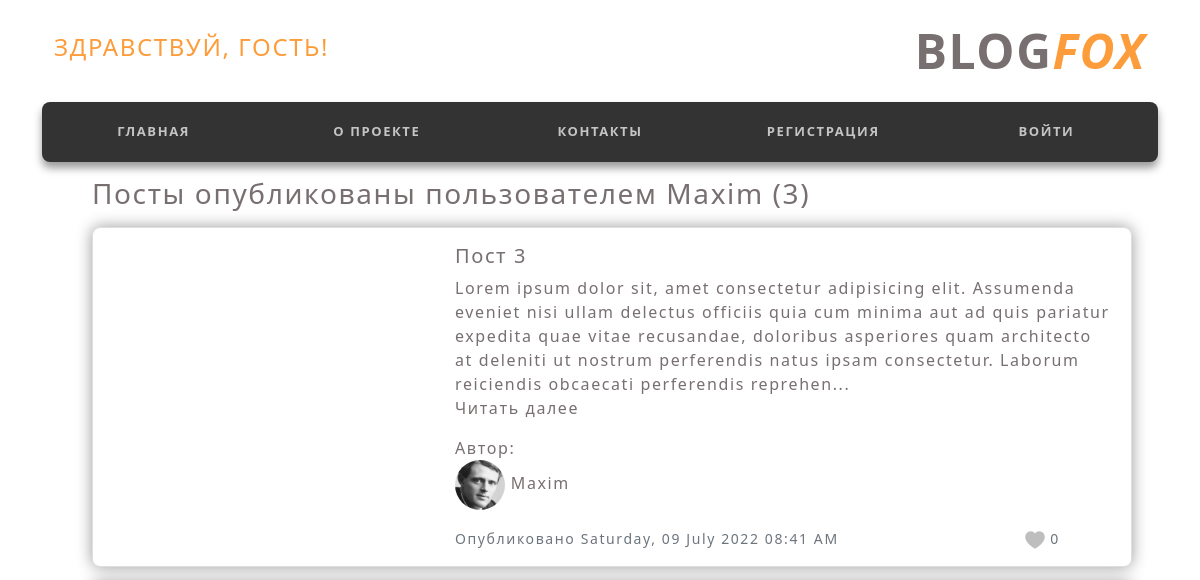
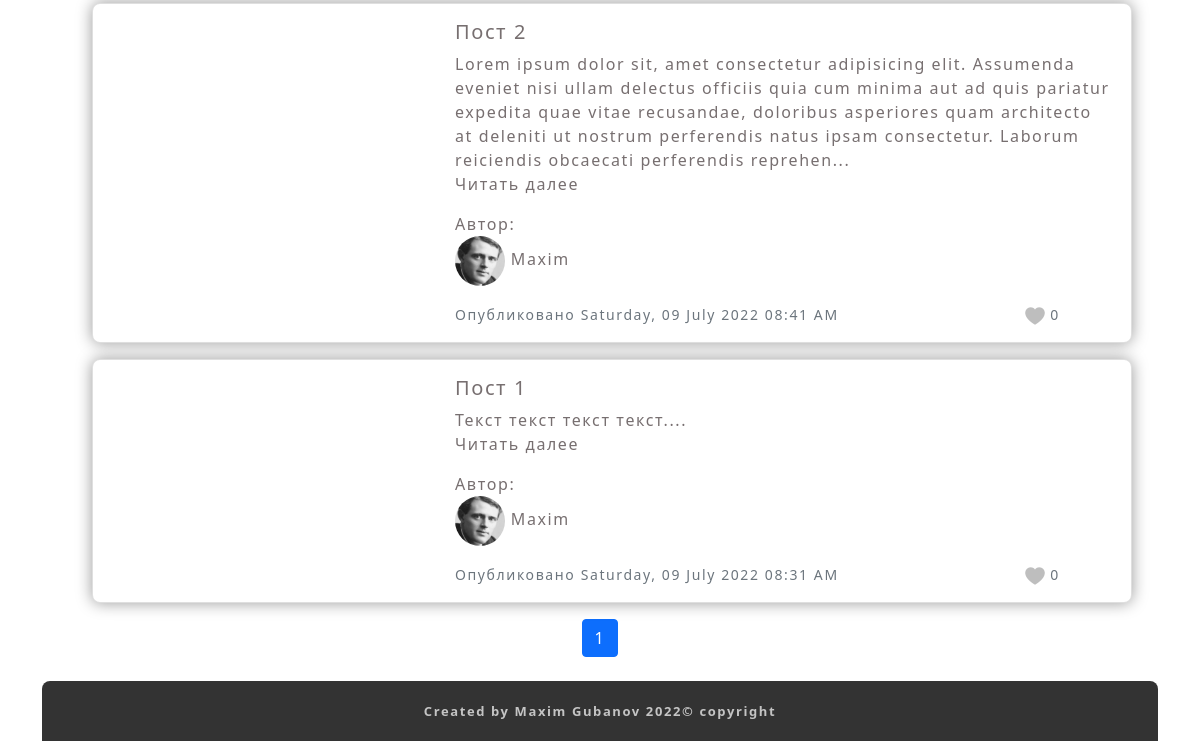
Page /user/Maxim on the earlier database version (2 pictures, top to bottom).
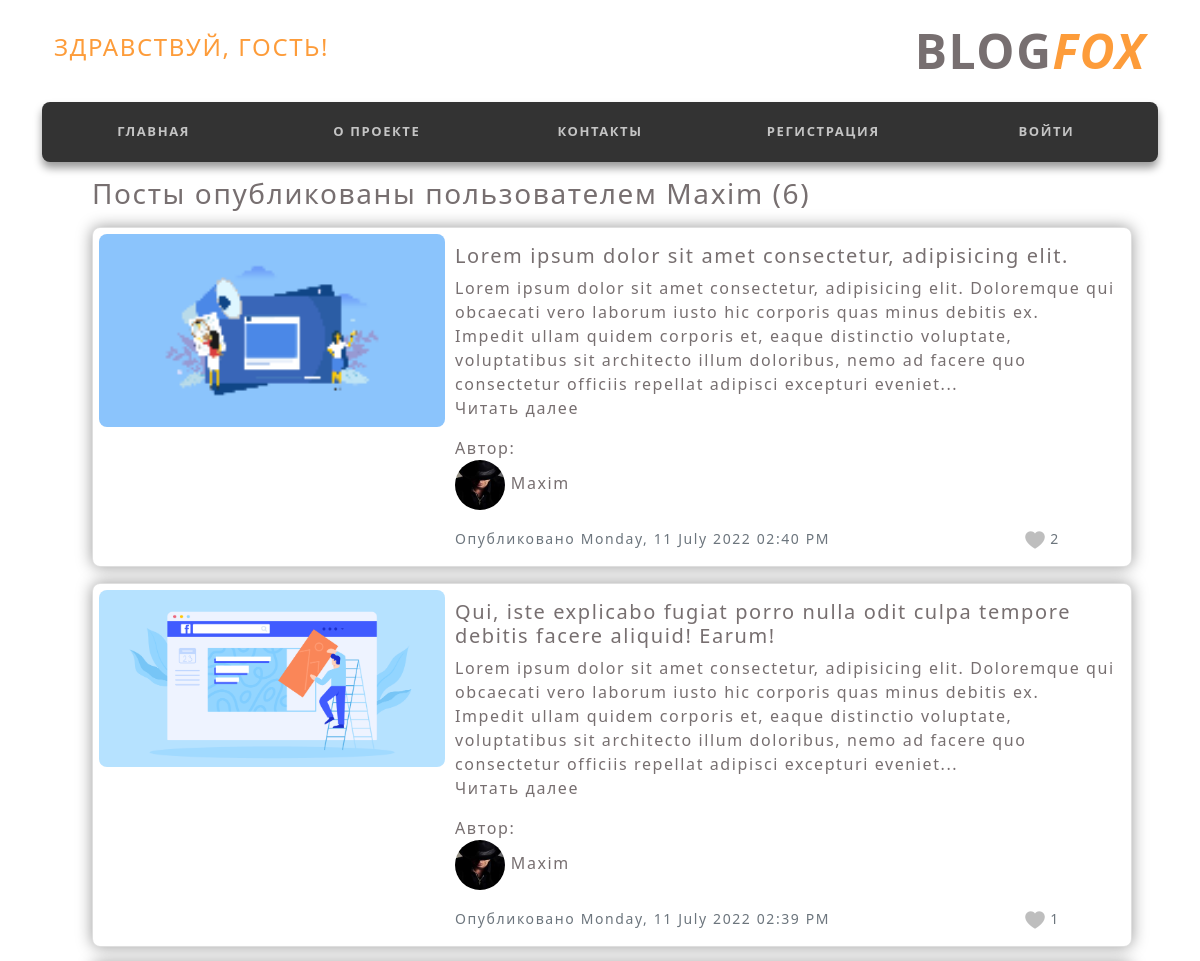
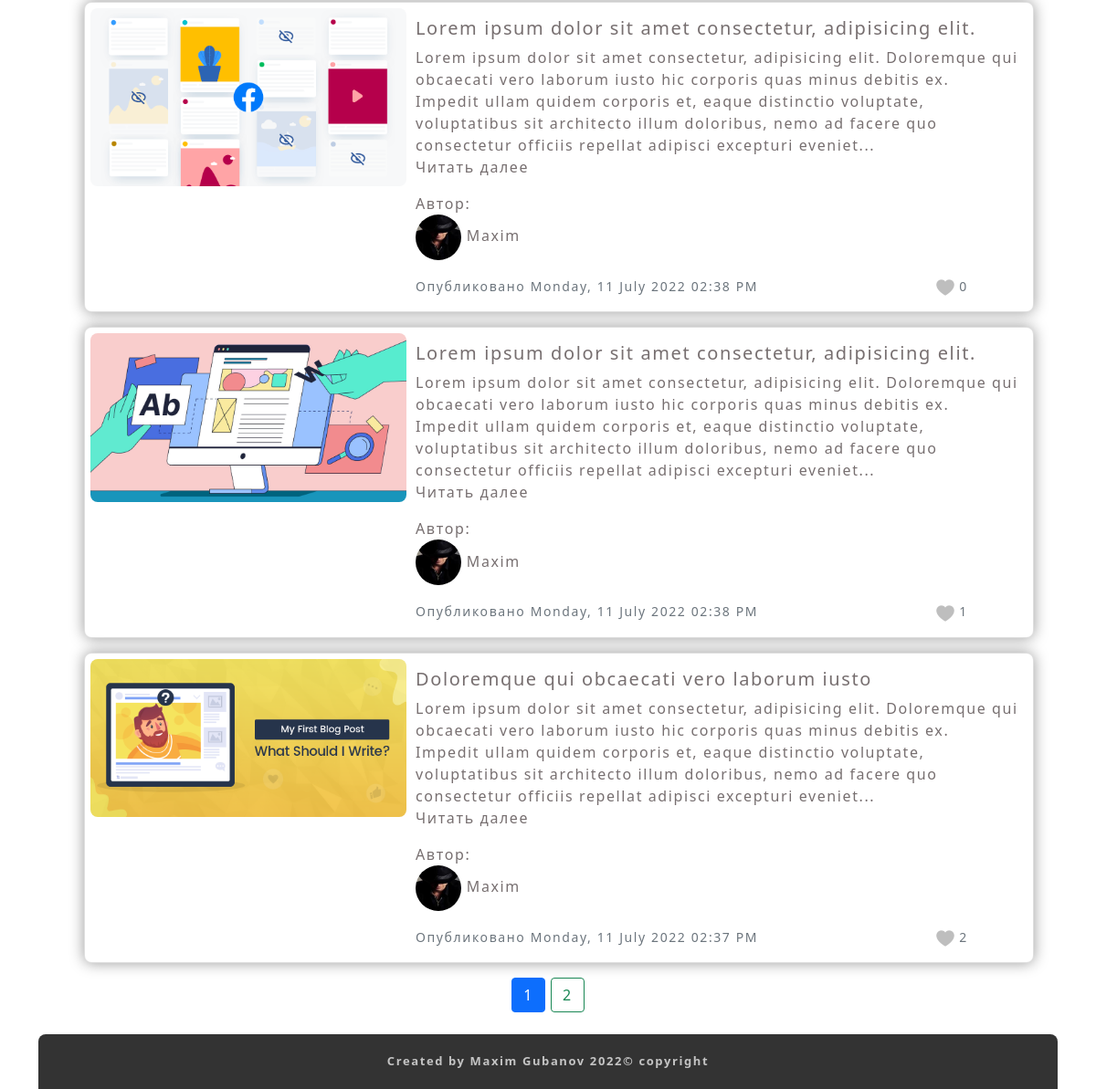
Same page on the later database version (2 pictures, top to bottom).
### flask_Gubanov_project/models.py (models this page shows, shortened)
class User(db.Model, UserMixin):
    id = db.Column(db.Integer, primary_key=True)
    username = db.Column(db.String(20), unique=True, nullable=False)
    email = db.Column(db.String(120), unique=True, nullable=False)
    image_file = db.Column(db.String(20), nullable=False, default='default.png')
    password = db.Column(db.String(60), nullable=False)
    posts = db.relationship('Post', backref='author', lazy=True)

class Post(db.Model):
    id = db.Column(db.Integer, primary_key=True)
    title = db.Column(db.String(100), nullable=False)
    date_posted = db.Column(db.DateTime, nullable=False, default=datetime.utcnow)
    content = db.Column(db.Text, nullable=False)
    user_id = db.Column(db.Integer, db.ForeignKey('user.id'), nullable=False)
    total_likes = db.Column(db.Integer, nullable=True, default=0)
    likes = db.relationship('Like', backref='like')
    post_image = db.Column(db.String(20), nullable=False, default='post_default_img.png')

### flask_Gubanov_project/users/routes.py (the view)
@users.route("/user/<string:username>")
def user_posts(username):
    page = request.args.get('page', 1, type=int)
    user = User.query.filter_by(username=username).first_or_404()
    posts = Post.query.filter_by(author=user).order_by(Post.date_posted.desc()).paginate(page=page, per_page=5)
    return render_template('user_posts.html', posts=posts, user=user)

### flask_Gubanov_project/templates/user_posts.html (shortened to what this page needs)
{% extends "layout.html" %}
{% block content %}
    <div class="container text-left relative_block" style="width: 1040px;">
        <h3 class="mb-3">Посты опубликованы пользователем {{ user.username }} ({{ posts.total }})</h1>
        {% for post in posts.items %}
            <div class="card mb-3">
                <div class="row g-0">
                    <div class="image col-md-4">
                        <img src="{{ url_for('static', filename='post_images/' + post.post_image) }}" alt="">
                    </div>
                    <div class="col-md-8">
                        <div class="card-body">
                            <h5 class="card-title"><a href="{{ url_for('posts.post', post_id=post.id) }}">{{ post.title }}</a></h5>
                            <p class="card-text">{{ post.content[:320] }}...<br><a href="{{ url_for('posts.post', post_id=post.id) }}">Читать далее</a></p>
                            <p class="card-text">Автор: <br>
                                <a href="{{ url_for('users.user_posts', username=post.author.username) }}">
                                  <img class="rounded-circle article-img" style="width: 50px; height: 50px;" src="{{ url_for('static', filename='profile_pics/' + post.author.image_file) }}">
                                  {{ post.author.username }}
                                </a>
                            </p>
                            <div class="row justify-content-between">
                                <div class="col-10">
                                  <p class="card-text"><small class="text-muted">Опубликовано {{ post.date_posted.strftime('%A, %d %B %Y %I:%M %p') }}</small></p>
                                </div>
                                <div class="col-2">
                                    <div class="post_likes">
                                      <small class="text-muted">
                                        <img src="{{ url_for('static', filename='images/like_mini.png') }}" alt="like">
                                        {{ post.total_likes }}
                                      </small>
                                    </div>
                                </div>
                            </div>
                        </div>
                    </div>
                </div>
            </div>
        {% endfor %}
    </div>
    <div class="container text-center">
        {% for page_num in posts.iter_pages(left_edge=1, right_edge=1, left_current=1, right_current=2) %}
            {% if page_num %}
                {% if posts.page == page_num %}
                    <a class="btn btn-primary mb-4" href="{{ url_for('users.user_posts', username=user.username, page=page_num) }}">{{ page_num }}</a>
                {% else %}
                    <a class="btn btn-outline-success mb-4" href="{{ url_for('users.user_posts', username=user.username, page=page_num) }}">{{ page_num }}</a>
                {% endif %}
                {% else %}
                ...
                {% endif %}
        {% endfor %}
    </div>
{% endblock content %}

### flask_Gubanov_project/templates/layout.html (shortened to what this page needs)
<!DOCTYPE html>
<html lang="ru">
    <head>
        <link href="https://cdn.jsdelivr.net/npm/bootstrap@5.0.1/dist/css/bootstrap.min.css" rel="stylesheet">
    </head>
    <body>
        {% include "inc-header.html" %}
        {% block content %}{% endblock content %}
        {% include "inc-footer.html" %}
    </body>
</html>

### flask_Gubanov_project/templates/inc-header.html (shortened to what this page needs)
<header class="header">
        <div class="container">
            <div class="top-block block row justify-content-between text-uppercase">
                <div class="top-block_logo col text-left">
                    {% if current_user.is_authenticated %}
                        <h4>Привет, {{ current_user.username }}!</h4>
                    {% else %}
                        <h4>Здравствуй, гость!</h4>
                    {% endif %}
                </div>
                <div class="top-block_mobile-contact col">blog<span>fox</span></div>
            </div>
            <nav class="navigator">
                <div class="nav_items block bg row text-uppercase">
                    <div class="nav_item col"><a href="{{ url_for('main.home') }}" class="nav_link"><span>главная</span></a></div>
                    <div class="nav_item col"><a href="#" class="nav_link"><span>о проекте</span></a></div>
                    <div class="nav_item col"><a href="#" class="nav_link"><span>контакты</span></a></div>
                        {% if current_user.is_authenticated %}
                            <div class="nav_item col"><a href="{{ url_for('posts.allpost') }}" class="nav_link"><span>все посты</span></a></div>
                            <div class="nav_item col-1">
                                <a href="{{ url_for('posts.allpost') }}" class="nav_link">
                                    <img class="rounded-circle account-img" style="width: 50px; height: 50px; border: 2px solid rgb(210, 210, 210);" src="{{ url_for('static', filename='profile_pics/' + current_user.image_file)}}" alt="">
                                </a>
                            </div>
                        {% else %}
                            <div class="nav_item col"><a href="{{ url_for('users.register') }}" class="nav_link" id="linkReg_"><span>регистрация</span></a></div>
                            <div class="nav_item col"><a href="{{ url_for('users.login') }}" class="nav_link"><span>войти</span></a></div>
                        {% endif %}
                </div>
            </nav>
        </div>
</header>

### flask_Gubanov_project/templates/inc-footer.html
        <footer>
            <div class="container">
                <div class="bg bg--border-top text-center">
                    <a href="https://vk.com/max.gubanov" class="footer_my_link"><span>Created by Maxim Gubanov 2022</span></a>
                    <span> &copy; copyright</span>
                </div>
            </div>
        </footer>

### flask_Gubanov_project/templates/inc-general-style.html (style rules this page uses)
a { text-decoration: none; color: inherit; }
body { letter-spacing: 0.1rem; color: #776f70; }
.block { margin: 15px 0 15px 0; }
.bg { height: 60px; background-color: #333333; display: flex; justify-content: center; align-items: center; font-size: small; font-weight: 600; color: #c4c4c4; }
.top-block { align-items: center; font-size: x-large; font-weight: 600; }
.top-block_logo { color: #fd9c3a; }
.top-block_mobile-contact { text-align: end; font-size: 48px; font-weight: 800; }
.top-block_mobile-contact span { color: #fd9c3a; font-style: italic; }
.nav_items { height: 60px; border-radius: 8px; box-shadow: 0 6px 8px rgba(0, 0, 0, 0.4); }
.nav_item { display: flex; justify-content: center; align-items: center; background-color: #333333; font-size: small; font-weight: 600; }
.nav_item span { color: #c4c4c4; }
.bg--border-top { border-radius: 8px 8px 0 0; }

### flask_Gubanov_project/templates/user_posts.html (style rules this page uses)
.image img { margin: 6px; width: 100%; border-radius: 8px; }
.card { width: 1040px; border-radius: 8px; box-shadow: 0 0 16px rgba(0, 0, 0, 0.4); }

Differences in the rows shown:
removed Post: title "Пост 3", content "Lorem ipsum dolor sit, amet consectetur adipisicing elit. Assumenda eveniet nisi ullam delectus officiis quia cum minima aut ad quis pariatur expedita quae vitae recusandae, doloribus asperiores quam architecto at deleniti ut nostrum perferendis natus ipsam consectetur. Laborum reiciendis obcaecati perferendis reprehen", image_file (picture), author.username "Maxim", date_posted "Saturday, 09 July 2022 08:41 AM", total_likes "0"
removed Post: title "Пост 2", content "Lorem ipsum dolor sit, amet consectetur adipisicing elit. Assumenda eveniet nisi ullam delectus officiis quia cum minima aut ad quis pariatur expedita quae vitae recusandae, doloribus asperiores quam architecto at deleniti ut nostrum perferendis natus ipsam consectetur. Laborum reiciendis obcaecati perferendis reprehen", image_file (picture), author.username "Maxim", date_posted "Saturday, 09 July 2022 08:41 AM", total_likes "0"
no longer on this page (row edited): Post: title "Пост 1", content "Текст текст текст текст.", image_file (picture), author.username "Maxim", date_posted "Saturday, 09 July 2022 08:31 AM", total_likes "0"
now on this page (row edited): Post: post_image (picture), title "Lorem ipsum dolor sit amet consectetur, adipisicing elit.", content "Lorem ipsum dolor sit amet consectetur, adipisicing elit. Doloremque qui obcaecati vero laborum iusto hic corporis quas minus debitis ex. Impedit ullam quidem corporis et, eaque distinctio voluptate, voluptatibus sit architecto illum doloribus, nemo ad facere quo consectetur officiis repellat adipisci excepturi eveniet", image_file (picture), author.username "Maxim", date_posted "Monday, 11 July 2022 02:40 PM", total_likes "2"
now on this page (row edited): Post: post_image (picture), title "Qui, iste explicabo fugiat porro nulla odit culpa tempore debitis facere aliquid! Earum!", content "Lorem ipsum dolor sit amet consectetur, adipisicing elit. Doloremque qui obcaecati vero laborum iusto hic corporis quas minus debitis ex. Impedit ullam quidem corporis et, eaque distinctio voluptate, voluptatibus sit architecto illum doloribus, nemo ad facere quo consectetur officiis repellat adipisci excepturi eveniet", image_file (picture), author.username "Maxim", date_posted "Monday, 11 July 2022 02:39 PM", total_likes "1"
now on this page (row edited): Post: post_image (picture), title "Lorem ipsum dolor sit amet consectetur, adipisicing elit.", content "Lorem ipsum dolor sit amet consectetur, adipisicing elit. Doloremque qui obcaecati vero laborum iusto hic corporis quas minus debitis ex. Impedit ullam quidem corporis et, eaque distinctio voluptate, voluptatibus sit architecto illum doloribus, nemo ad facere quo consectetur officiis repellat adipisci excepturi eveniet", image_file (picture), author.username "Maxim", date_posted "Monday, 11 July 2022 02:38 PM", total_likes "0"
added Post: post_image (picture), title "Lorem ipsum dolor sit amet consectetur, adipisicing elit.", content "Lorem ipsum dolor sit amet consectetur, adipisicing elit. Doloremque qui obcaecati vero laborum iusto hic corporis quas minus debitis ex. Impedit ullam quidem corporis et, eaque distinctio voluptate, voluptatibus sit architecto illum doloribus, nemo ad facere quo consectetur officiis repellat adipisci excepturi eveniet", image_file (picture), author.username "Maxim", date_posted "Monday, 11 July 2022 02:38 PM", total_likes "1"
added Post: post_image (picture), title "Doloremque qui obcaecati vero laborum iusto", content "Lorem ipsum dolor sit amet consectetur, adipisicing elit. Doloremque qui obcaecati vero laborum iusto hic corporis quas minus debitis ex. Impedit ullam quidem corporis et, eaque distinctio voluptate, voluptatibus sit architecto illum doloribus, nemo ad facere quo consectetur officiis repellat adipisci excepturi eveniet", image_file (picture), author.username "Maxim", date_posted "Monday, 11 July 2022 02:37 PM", total_likes "2"
Other differences:
{{ posts.total }}: "3" → "6"
new list line: "2"
